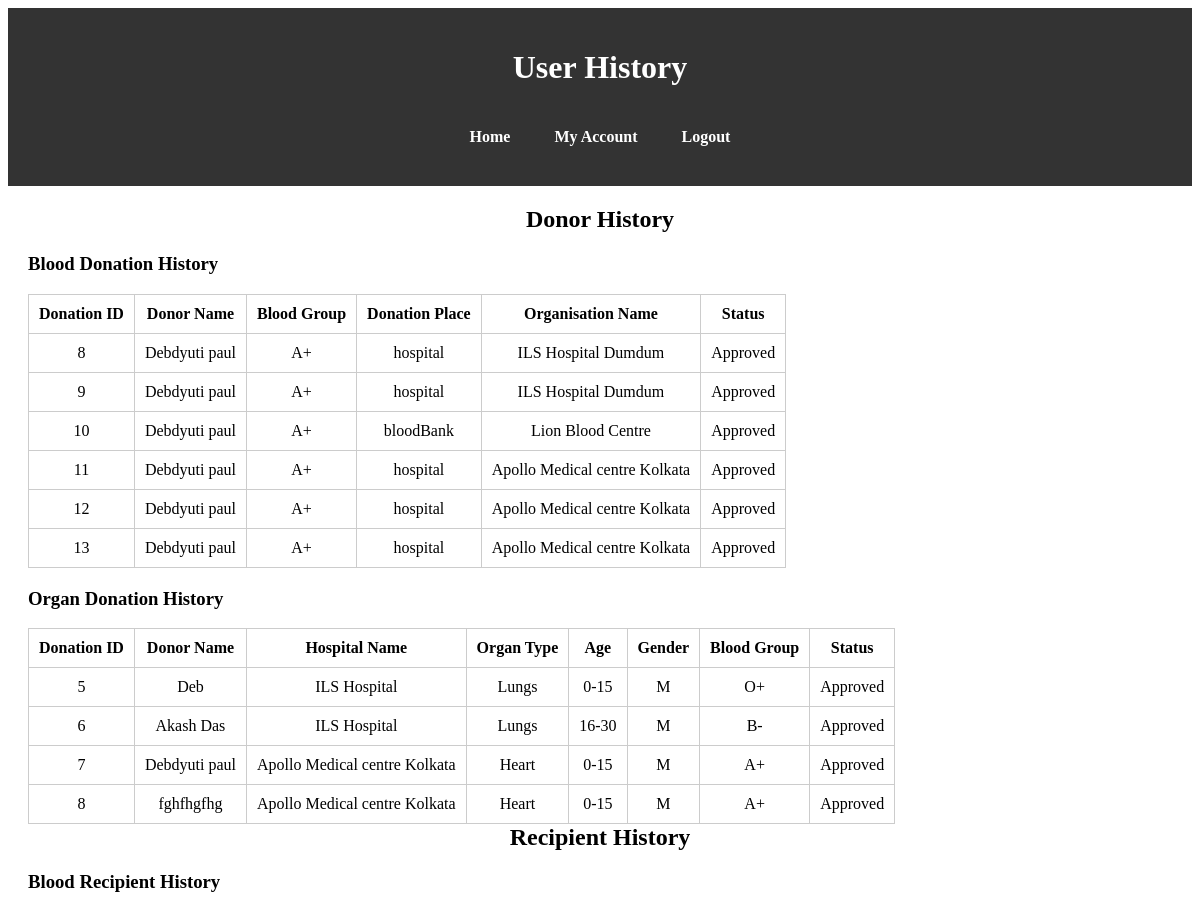
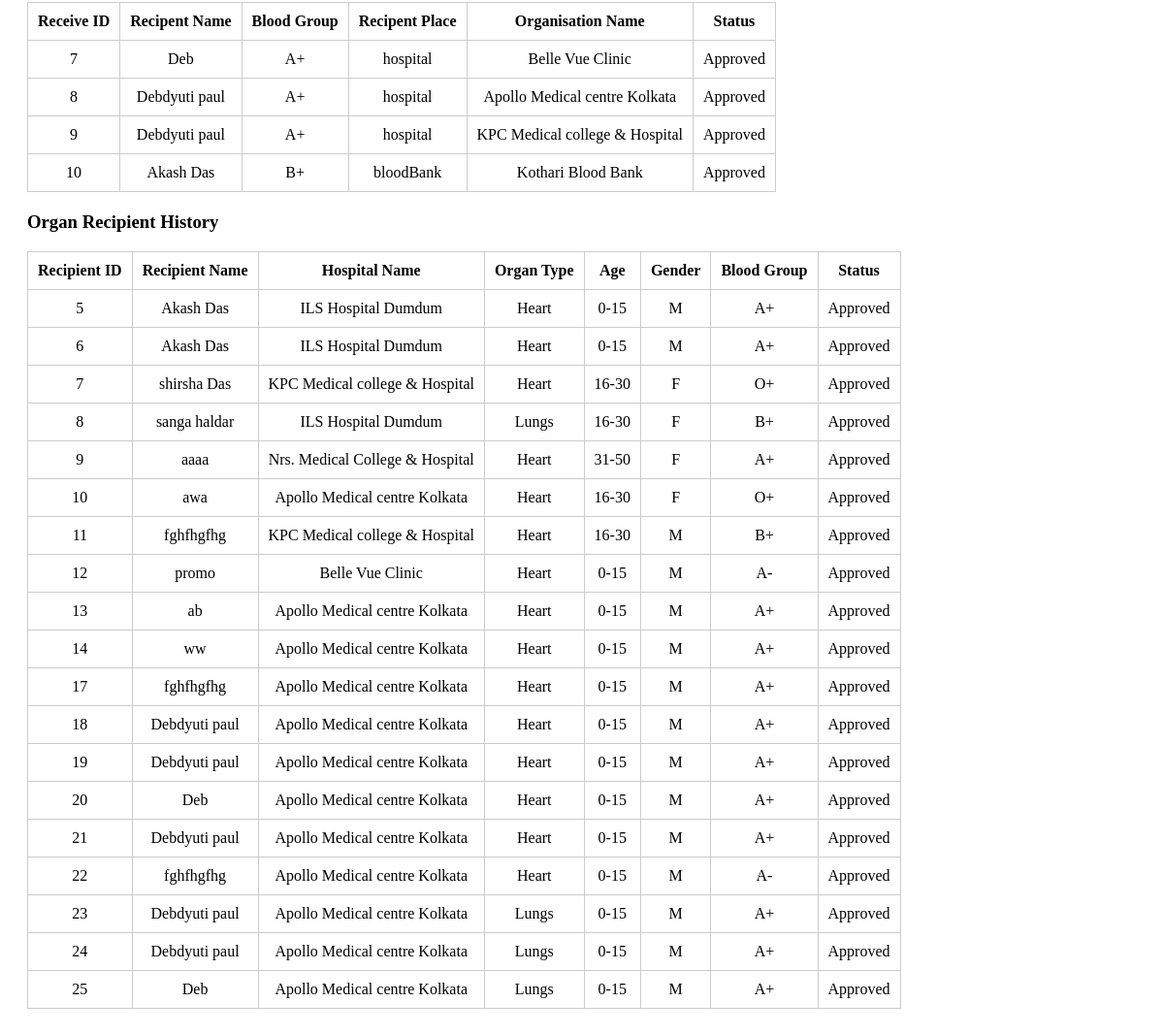
The page /user_history.php on the database its author committed (2 pictures, top to bottom).
### tables this page shows
CREATE TABLE `t_blood_doner_pending_table` (
  `id` int(100) NOT NULL,
  `name` varchar(100) NOT NULL,
  `Email` varchar(255) NOT NULL,
  `type` varchar(15) NOT NULL,
  `age` varchar(100) NOT NULL,
  `bloodGroup` varchar(5) NOT NULL,
  `donationPlace` varchar(30) NOT NULL,
  `placeName` varchar(100) NOT NULL,
  `status` varchar(10) NOT NULL,
  `process` varchar(10) NOT NULL
);

CREATE TABLE `t_organ_doner_pending_table` (
  `id` int(250) NOT NULL,
  `name` varchar(100) NOT NULL,
  `email` varchar(255) NOT NULL,
  `organType` varchar(100) NOT NULL,
  `age` varchar(100) NOT NULL,
  `gender` varchar(100) NOT NULL,
  `bloodGroup` varchar(100) NOT NULL,
  `hospitalName` varchar(100) NOT NULL,
  `status` varchar(100) NOT NULL,
  `process` varchar(3) NOT NULL
);

CREATE TABLE `t_blood_recipent_pending_table` (
  `id` int(250) NOT NULL,
  `name` varchar(100) NOT NULL,
  `email` varchar(255) NOT NULL,
  `type` varchar(15) NOT NULL,
  `age` varchar(100) NOT NULL,
  `bloodGroup` varchar(50) NOT NULL,
  `donationPlace` varchar(30) NOT NULL,
  `placeName` varchar(100) NOT NULL,
  `status` varchar(100) NOT NULL,
  `process` varchar(10) NOT NULL
);

CREATE TABLE `t_organ_recipient_pending_table` (
  `id` int(100) NOT NULL,
  `Name` varchar(20) NOT NULL,
  `Email` varchar(255) NOT NULL,
  `organType` varchar(20) NOT NULL,
  `age` varchar(10) NOT NULL,
  `gender` varchar(10) NOT NULL,
  `bloodGroup` varchar(100) NOT NULL,
  `hospitalName` varchar(200) NOT NULL,
  `status` varchar(10) NOT NULL,
  `process` varchar(3) NOT NULL
);

### user_history.php (the view, shortened to what this page needs)
<!DOCTYPE html>
<html lang="en">
<head>
</head>
<body>
<?php
	include'connectdb.php';
	?>
  <header>
    <h1>User History</h1>
    <nav>
  <nav>
  <a href="home1.php">Home</a>
  <a href="user_dashboard.php">My Account</a>
  <a href="logout.php">Logout</a>
</nav>
</nav>
  </header>
  <main>
    <section id="donorHistory">
      <h2 style="text-align:center">Donor History</h2>
      <div class="table-container">
        <h3>Blood Donation History</h3>
        <table>
          <thead>
            <tr>
              <th>Donation ID</th>
              <th>Donor Name</th>
              <th>Blood Group</th>
              <th>Donation Place</th>
              <th>Organisation Name</th>
              <th>Status</th>
            </tr>
          </thead>
          <tbody>
            <?php
      $status='Approved';
      $useremail=$_SESSION['username'];
			$query = "SELECT * FROM t_blood_doner_pending_table WHERE status='$status' AND Email='$useremail'";
			$data = mysqli_query($DB_CONNECT,$query);
			$result = mysqli_num_rows($data);
			if($result){
			while($row=mysqli_fetch_array($data)){
				?>
                	<tr>
                    	<td><?php echo $row['id']; ?></td>
                        <td><?php echo $row['name']; ?></td>
                        <td><?php echo $row['bloodGroup']; ?></td>
                        <td><?php echo $row['donationPlace']; ?></td>
                        <td><?php echo $row['placeName']; ?></td>
                        <td><?php echo $row['status']; ?></td>
                    </tr>
                <?php
				}
			}
			?>
          </tbody>
        </table>
      </div>
      <div class="table-container">
        <h3>Organ Donation History</h3>
        <table>
          <thead>
            <tr>
              <th>Donation ID</th>
              <th>Donor Name</th>
              <th>Hospital Name</th>
              <th>Organ Type</th>
              <th>Age</th>
              <th>Gender</th>
              <th>Blood Group</th>
              <th>Status</th>
            </tr>
          </thead>
          <tbody>
            <?php
                $status='Approved';
                $useremail=$_SESSION['username'];
			$query = "SELECT * FROM t_organ_doner_pending_table WHERE status='$status' AND Email='$useremail' ";
			$data = mysqli_query($DB_CONNECT,$query);
			$result = mysqli_num_rows($data);
			if($result){
			while($row=mysqli_fetch_array($data)){
				?>
                	<tr>
                    	<td><?php echo $row['id']; ?></td>
                        <td><?php echo $row['name']; ?></td>
                        <td><?php echo $row['hospitalName']; ?></td>
                        <td><?php echo $row['organType']; ?></td>
                        <td><?php echo $row['age']; ?></td>
                        <td><?php echo $row['gender']; ?></td>
                        <td><?php echo $row['bloodGroup']; ?></td>
                        <td><?php echo $row['status']; ?></td>
                    </tr>
                <?php
				}
			}
			?>
          </tbody>
        </table>
      </div>
    </section>
    <section id="recipientHistory">
      <h2 style="text-align:center">Recipient History</h2>
      <div class="table-container">
        <h3>Blood Recipient History</h3>
        <table>
          <thead>
            <tr>
              <th>Receive ID</th>
              <th>Recipent Name</th>
              <th>Blood Group</th>
              <th>Recipent Place</th>
              <th>Organisation Name</th>
              <th>Status</th>
            </tr>
          </thead>
          <tbody>
            <?php
      $status='Approved';
      $useremail=$_SESSION['username'];
			$query = "SELECT * FROM t_blood_recipent_pending_table  WHERE status='$status' AND Email='$useremail'";
			$data = mysqli_query($DB_CONNECT,$query);
			$result = mysqli_num_rows($data);
			if($result){
			while($row=mysqli_fetch_array($data)){
				?>
                	<tr>
                    	<td><?php echo $row['id']; ?></td>
                        <td><?php echo $row['name']; ?></td>
                        <td><?php echo $row['bloodGroup']; ?></td>
                        <td><?php echo $row['donationPlace']; ?></td>
                        <td><?php echo $row['placeName']; ?></td>
                        <td><?php echo $row['status']; ?></td>
                    </tr>
                <?php
				}
			}
			?>
          </tbody>
        </table>
      </div>
      <div class="table-container">
        <h3>Organ Recipient History</h3>
        <table>
          <thead>
            <tr>
              <th>Recipient ID</th>
              <th>Recipient Name</th>
              <th>Hospital Name</th>
              <th>Organ Type</th>
              <th>Age</th>
              <th>Gender</th>
              <th>Blood Group</th>
              <th>Status</th>
            </tr>
          </thead>
          <tbody>
            <?php
                $status='Approved';
                $useremail=$_SESSION['username'];
			$query = "SELECT * FROM t_organ_recipient_pending_table WHERE status='$status' AND Email='$useremail' ";
			$data = mysqli_query($DB_CONNECT,$query);
			$result = mysqli_num_rows($data);
			if($result){
			while($row=mysqli_fetch_array($data)){
				?>
                	<tr>
                    	<td><?php echo $row['id']; ?></td>
                        <td><?php echo $row['Name']; ?></td>
                        <td><?php echo $row['hospitalName']; ?></td>
                        <td><?php echo $row['organType']; ?></td>
                        <td><?php echo $row['age']; ?></td>
                        <td><?php echo $row['gender']; ?></td>
                        <td><?php echo $row['bloodGroup']; ?></td>
                        <td><?php echo $row['status']; ?></td>
                    </tr>
                <?php
				}
			}
			?>
          </tbody>
        </table>
      </div>
    </section>
  </main>
</body>
</html>

### user_history.php (style rules this page uses)
header { background-color: #333; color: #fff; text-align: center; padding: 20px; }
nav { background-color: #333; color: #fff; text-align: center; padding: 10px 0; }
nav a { color: #fff; text-decoration: none; margin: 0 20px; font-weight: bold; }
main { padding: 20px; }
h2 { margin-top: 0; }
.table-container { margin-top: 20px; }
table { width:auto; border-collapse: collapse; border: 1px solid #ccc; }
th, td { padding: 10px; text-align: center; border: 1px solid #ccc; }

### rows shown on the page
t_blood_doner_pending_table: id "8", name "Debdyuti paul", bloodGroup "A+", donationPlace "hospital", placeName "ILS Hospital Dumdum", status "Approved"
t_blood_doner_pending_table: id "9", name "Debdyuti paul", bloodGroup "A+", donationPlace "hospital", placeName "ILS Hospital Dumdum", status "Approved"
t_blood_doner_pending_table: id "10", name "Debdyuti paul", bloodGroup "A+", donationPlace "bloodBank", placeName "Lion Blood Centre", status "Approved"
t_blood_doner_pending_table: id "11", name "Debdyuti paul", bloodGroup "A+", donationPlace "hospital", placeName "Apollo Medical centre Kolkata", status "Approved"
t_blood_doner_pending_table: id "12", name "Debdyuti paul", bloodGroup "A+", donationPlace "hospital", placeName "Apollo Medical centre Kolkata", status "Approved"
t_blood_doner_pending_table: id "13", name "Debdyuti paul", bloodGroup "A+", donationPlace "hospital", placeName "Apollo Medical centre Kolkata", status "Approved"
t_organ_doner_pending_table: id "5", name "Deb", hospitalName "ILS Hospital", organType "Lungs", age "0-15", gender "M", bloodGroup "O+", status "Approved"
t_organ_doner_pending_table: id "6", name "Akash Das", hospitalName "ILS Hospital", organType "Lungs", age "16-30", gender "M", bloodGroup "B-", status "Approved"
t_organ_doner_pending_table: id "7", name "Debdyuti paul", hospitalName "Apollo Medical centre Kolkata", organType "Heart", age "0-15", gender "M", bloodGroup "A+", status "Approved"
t_organ_doner_pending_table: id "8", name "fghfhgfhg", hospitalName "Apollo Medical centre Kolkata", organType "Heart", age "0-15", gender "M", bloodGroup "A+", status "Approved"
t_blood_recipent_pending_table: id "7", name "Deb", bloodGroup "A+", donationPlace "hospital", placeName "Belle Vue Clinic", status "Approved"
t_blood_recipent_pending_table: id "8", name "Debdyuti paul", bloodGroup "A+", donationPlace "hospital", placeName "Apollo Medical centre Kolkata", status "Approved"
t_blood_recipent_pending_table: id "9", name "Debdyuti paul", bloodGroup "A+", donationPlace "hospital", placeName "KPC Medical college & Hospital", status "Approved"
t_blood_recipent_pending_table: id "10", name "Akash Das", bloodGroup "B+", donationPlace "bloodBank", placeName "Kothari Blood Bank", status "Approved"
t_organ_recipient_pending_table: id "5", Name "Akash Das", hospitalName "ILS Hospital Dumdum", organType "Heart", age "0-15", gender "M", bloodGroup "A+", status "Approved"
t_organ_recipient_pending_table: id "6", Name "Akash Das", hospitalName "ILS Hospital Dumdum", organType "Heart", age "0-15", gender "M", bloodGroup "A+", status "Approved"
t_organ_recipient_pending_table: id "7", Name "shirsha Das", hospitalName "KPC Medical college & Hospital", organType "Heart", age "16-30", gender "F", bloodGroup "O+", status "Approved"
t_organ_recipient_pending_table: id "8", Name "sanga haldar", hospitalName "ILS Hospital Dumdum", organType "Lungs", age "16-30", gender "F", bloodGroup "B+", status "Approved"
t_organ_recipient_pending_table: id "9", Name "aaaa", hospitalName "Nrs. Medical College & Hospital", organType "Heart", age "31-50", gender "F", bloodGroup "A+", status "Approved"
t_organ_recipient_pending_table: id "10", Name "awa", hospitalName "Apollo Medical centre Kolkata", organType "Heart", age "16-30", gender "F", bloodGroup "O+", status "Approved"
t_organ_recipient_pending_table: id "11", Name "fghfhgfhg", hospitalName "KPC Medical college & Hospital", organType "Heart", age "16-30", gender "M", bloodGroup "B+", status "Approved"
t_organ_recipient_pending_table: id "12", Name "promo", hospitalName "Belle Vue Clinic", organType "Heart", age "0-15", gender "M", bloodGroup "A-", status "Approved"
t_organ_recipient_pending_table: id "13", Name "ab", hospitalName "Apollo Medical centre Kolkata", organType "Heart", age "0-15", gender "M", bloodGroup "A+", status "Approved"
t_organ_recipient_pending_table: id "14", Name "ww", hospitalName "Apollo Medical centre Kolkata", organType "Heart", age "0-15", gender "M", bloodGroup "A+", status "Approved"
t_organ_recipient_pending_table: id "17", Name "fghfhgfhg", hospitalName "Apollo Medical centre Kolkata", organType "Heart", age "0-15", gender "M", bloodGroup "A+", status "Approved"
t_organ_recipient_pending_table: id "18", Name "Debdyuti paul", hospitalName "Apollo Medical centre Kolkata", organType "Heart", age "0-15", gender "M", bloodGroup "A+", status "Approved"
t_organ_recipient_pending_table: id "19", Name "Debdyuti paul", hospitalName "Apollo Medical centre Kolkata", organType "Heart", age "0-15", gender "M", bloodGroup "A+", status "Approved"
t_organ_recipient_pending_table: id "20", Name "Deb", hospitalName "Apollo Medical centre Kolkata", organType "Heart", age "0-15", gender "M", bloodGroup "A+", status "Approved"
t_organ_recipient_pending_table: id "21", Name "Debdyuti paul", hospitalName "Apollo Medical centre Kolkata", organType "Heart", age "0-15", gender "M", bloodGroup "A+", status "Approved"
t_organ_recipient_pending_table: id "22", Name "fghfhgfhg", hospitalName "Apollo Medical centre Kolkata", organType "Heart", age "0-15", gender "M", bloodGroup "A-", status "Approved"
t_organ_recipient_pending_table: id "23", Name "Debdyuti paul", hospitalName "Apollo Medical centre Kolkata", organType "Lungs", age "0-15", gender "M", bloodGroup "A+", status "Approved"
t_organ_recipient_pending_table: id "24", Name "Debdyuti paul", hospitalName "Apollo Medical centre Kolkata", organType "Lungs", age "0-15", gender "M", bloodGroup "A+", status "Approved"
t_organ_recipient_pending_table: id "25", Name "Deb", hospitalName "Apollo Medical centre Kolkata", organType "Lungs", age "0-15", gender "M", bloodGroup "A+", status "Approved"
